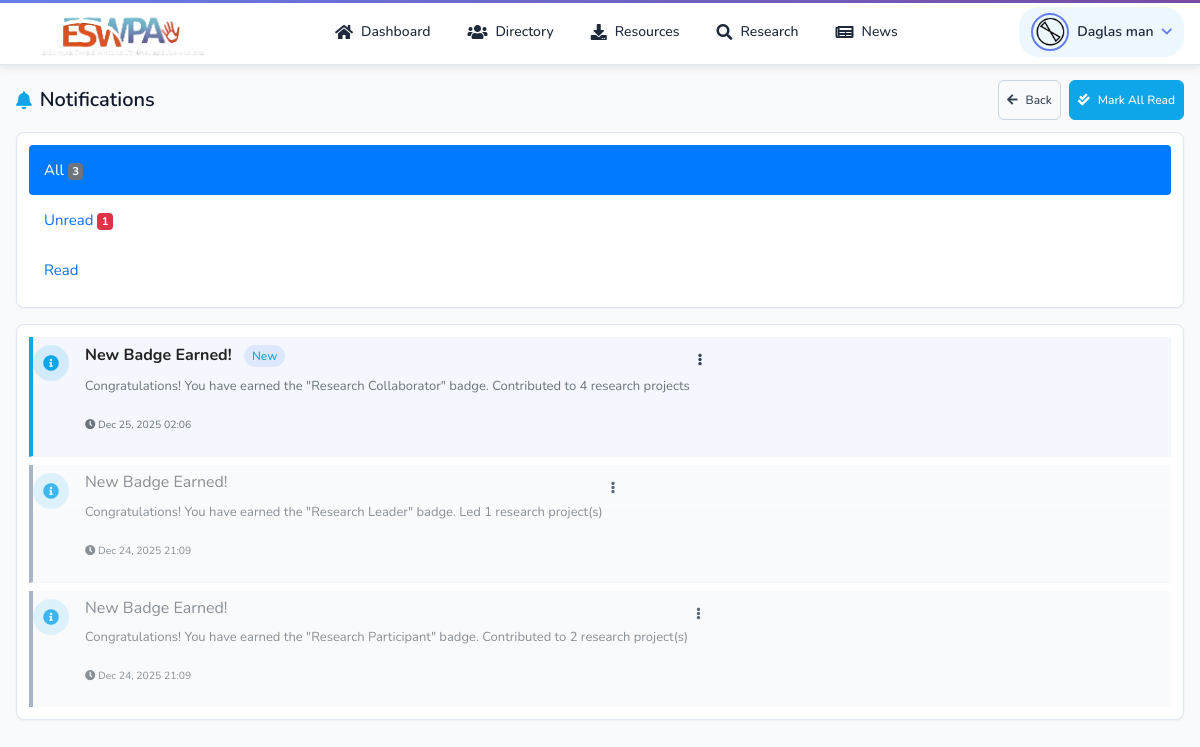
Page /member-notifications.php (signed in) on the committed database.
### tables this page shows
CREATE TABLE IF NOT EXISTS `registrations` (
  `id` int NOT NULL AUTO_INCREMENT,
  `membership_id` varchar(50) DEFAULT NULL,
  `fullname` varchar(255) NOT NULL,
  `sex` enum('Male','Female') NOT NULL,
  `email` varchar(191) NOT NULL,
  `phone` varchar(20) NOT NULL,
  `address` text NOT NULL,
  `qualification` varchar(255) NOT NULL,
  `qualification_pdf` varchar(255) DEFAULT NULL,
  `graduation_date` date DEFAULT NULL,
  `payment_duration` varchar(50) NOT NULL,
  `payment_option` varchar(50) NOT NULL,
  `id_card` tinyint(1) NOT NULL DEFAULT '0',
  `photo` varchar(255) DEFAULT NULL,
  `bank_slip` varchar(255) DEFAULT NULL,
  `approval_status` enum('pending','approved','rejected') NOT NULL DEFAULT 'pending',
  `approved_by` int DEFAULT NULL,
  `approved_at` timestamp NULL DEFAULT NULL,
  `expiry_date` date DEFAULT NULL,
  `status` enum('active','expired','pending') NOT NULL DEFAULT 'pending',
  `id_card_generated` tinyint(1) NOT NULL DEFAULT '0',
  `id_card_generated_at` timestamp NULL DEFAULT NULL,
  `created_at` timestamp NULL DEFAULT CURRENT_TIMESTAMP,
  `package_id` int DEFAULT NULL,
  `package_start_date` date DEFAULT NULL,
  `package_end_date` date DEFAULT NULL,
  `updated_at` timestamp NULL DEFAULT NULL ON UPDATE CURRENT_TIMESTAMP,
  PRIMARY KEY (`id`),
  UNIQUE KEY `email` (`email`),
  UNIQUE KEY `membership_id` (`membership_id`),
  KEY `idx_membership_id` (`membership_id`),
  KEY `idx_approval_status` (`approval_status`),
  KEY `idx_status` (`status`),
  KEY `fk_approved_by` (`approved_by`),
  KEY `idx_package_id` (`package_id`)
);

CREATE TABLE IF NOT EXISTS `notifications` (
  `id` int NOT NULL AUTO_INCREMENT,
  `member_id` int NOT NULL,
  `type` varchar(50) NOT NULL,
  `title` varchar(255) NOT NULL,
  `message` text NOT NULL,
  `is_read` tinyint(1) NOT NULL DEFAULT '0',
  `related_id` int DEFAULT NULL,
  `related_type` varchar(50) DEFAULT NULL,
  `created_at` timestamp NOT NULL DEFAULT CURRENT_TIMESTAMP,
  `read_at` timestamp NULL DEFAULT NULL,
  PRIMARY KEY (`id`),
  KEY `idx_member_id` (`member_id`),
  KEY `idx_is_read` (`is_read`),
  KEY `idx_type` (`type`),
  KEY `idx_created_at` (`created_at`)
);

### include/notifications_handler.php (called while the page is built, shortened)
<?php
function getUnreadNotificationCount($member_id) {
    global $conn;
    $checkTable = "SHOW TABLES LIKE 'notifications'";
    $tableResult = $conn->query($checkTable);
    $query = "SELECT COUNT(*) as count FROM notifications WHERE member_id = ? AND is_read = 0";
    $stmt = $conn->prepare($query);
    $stmt->bind_param("i", $member_id);
    $stmt->execute();
    $result = $stmt->get_result();
    $row = $result->fetch_assoc();
    return $row['count'] ?? 0;
}
?>

### member-notifications.php (the view, shortened to what this page needs)
<?php
include 'include/config.php';
$member_id = $_SESSION['member_id'];
$filter = $_GET['filter'] ?? 'all';
$where = "member_id = ?";
$params = [$member_id];
$types = "i";
$query = "SELECT * FROM notifications WHERE $where ORDER BY created_at DESC";
$stmt = $conn->prepare($query);
$stmt->bind_param($types, ...$params);
$stmt->execute();
$result = $stmt->get_result();
$notifications = $result->fetch_all(MYSQLI_ASSOC);
?>
<!DOCTYPE html>
<html lang="en">
<?php include 'head.php'; ?>
<link href="assets/css/member-panel.css" rel="stylesheet">
<body>
    <?php include 'member-header-v1.2.php'; ?>
    <div class="mp-content-wrapper">
        <div class="mp-container">
            <div class="mp-content">
                <div class="mp-flex-between mp-mb-md">
                    <h2 class="mp-page-title"><i class="fas fa-bell"></i> Notifications</h2>
                    <div class="mp-flex mp-gap-sm">
                        <a href="member-dashboard.php" class="mp-btn mp-btn-outline mp-btn-sm">
                            <i class="fas fa-arrow-left"></i> Back
                                </a>
                                <?php if ($unreadCount > 0): ?>
                            <a href="member-notifications.php?action=mark_all_read" class="mp-btn mp-btn-primary mp-btn-sm">
                                        <i class="fas fa-check-double"></i> Mark All Read
                                    </a>
                                <?php endif; ?>
                    </div>
                </div>
                <div class="mp-card mp-mb-lg">
                    <div class="mp-card-body">
                        <ul class="nav nav-pills" role="tablist">
                            <li class="nav-item">
                                <a class="nav-link <?php echo $filter == 'all' ? 'active' : ''; ?>"
                                   href="member-notifications.php?filter=all">
                                    All
                                    <?php if ($filter == 'all'): ?>
                                        <span class="badge bg-secondary"><?php echo count($notifications); ?></span>
                                    <?php endif; ?>
                                </a>
                            </li>
                            <li class="nav-item">
                                <a class="nav-link <?php echo $filter == 'unread' ? 'active' : ''; ?>"
                                   href="member-notifications.php?filter=unread">
                                    Unread
                                    <?php if ($unreadCount > 0): ?>
                                        <span class="badge bg-danger"><?php echo $unreadCount; ?></span>
                                    <?php endif; ?>
                                </a>
                            </li>
                            <li class="nav-item">
                                <a class="nav-link <?php echo $filter == 'read' ? 'active' : ''; ?>"
                                   href="member-notifications.php?filter=read">
                                    Read
                                </a>
                            </li>
                        </ul>
                    </div>
                </div>
                <div class="mp-card">
                    <div class="mp-card-body">
                        <?php if (!empty($notifications)): ?>
                            <div class="mp-activity-list">
                                <?php foreach ($notifications as $notification): ?>
                                    <div class="mp-activity-item notification-item <?php echo $notification['is_read'] ? 'read' : 'unread'; ?>">
                                        <div class="d-flex align-items-start">
                                            <div class="flex-shrink-0 me-3">
                                                <?php
                                                $iconClass = 'info';
                                                $icon = 'fa-info-circle';
                                                ?>
                                                <div class="notification-icon <?php echo $iconClass; ?>">
                                                    <i class="fas <?php echo $icon; ?>"></i>
                                                </div>
                                            </div>
                                            <div class="flex-grow-1">
                                                <div class="d-flex justify-content-between align-items-start mb-2">
                                                    <div>
                                                        <h6 class="mb-1 <?php echo $notification['is_read'] ? 'text-muted' : 'fw-bold'; ?>">
                                                            <?php echo htmlspecialchars($notification['title']); ?>
                                                            <?php if (!$notification['is_read']): ?>
                                                                <span class="mp-badge mp-badge-primary" style="margin-left: var(--mp-space-sm);">New</span>
                                                            <?php endif; ?>
                                                        </h6>
                                                        <p class="mb-2 text-muted"><?php echo nl2br(htmlspecialchars($notification['message'])); ?></p>
                                                        <small class="text-muted">
                                                            <i class="fas fa-clock"></i> <?php echo date('M d, Y H:i', strtotime($notification['created_at'])); ?>
                                                        </small>
                                                    </div>
                                                    <div class="dropdown">
                                                        <button class="mp-btn mp-btn-sm mp-btn-outline" type="button" data-bs-toggle="dropdown">
                                                            <i class="fas fa-ellipsis-v"></i>
                                                        </button>
                                                    </div>
                                                </div>
                                            </div>
                                        </div>
                                    </div>
                                <?php endforeach; ?>
                            </div>
                        <?php endif; ?>
                    </div>
                </div>
            </div>
        </div>
    </div>
</body>
</html>

### member-header-v1.2.php (shortened to what this page needs)
<?php
include 'include/config.php';
$member_id = $_SESSION['member_id'];
$member_query = "SELECT fullname, membership_id, photo FROM registrations WHERE id = ? LIMIT 1";
$member_stmt = $conn->prepare($member_query);
$member_stmt->bind_param("i", $member_id);
$member_stmt->execute();
$member_result = $member_stmt->get_result();
$member_info = $member_result->fetch_assoc();
$current_page = basename($_SERVER['PHP_SELF']);
?>
<header class="member-header-v1-2 member-header-fixed">
                    <?php
                    require_once 'include/notifications_handler.php';
                    $unreadCount = getUnreadNotificationCount($member_id);
                    ?>
    <nav class="member-navbar-v1-2">
        <div class="member-navbar-container-v1-2">
            <a href="member-dashboard.php" class="member-navbar-logo-v1-2">
                <img src="assets/img/content/logo-light.png" alt="ESWPA" class="member-logo-img-v1-2">
            </a>
            <div class="member-navbar-menu-v1-2 d-none d-md-flex">
                <a href="member-dashboard.php" class="member-navbar-link-v1-2 <?php echo $current_page == 'member-dashboard.php' ? 'active' : ''; ?>">
                    <i class="fas fa-home"></i>
                    <span>Dashboard</span>
                </a>
                <a href="member-directory.php" class="member-navbar-link-v1-2 <?php echo $current_page == 'member-directory.php' ? 'active' : ''; ?>">
                    <i class="fas fa-users"></i>
                    <span>Directory</span>
                </a>
                <a href="resources.php" class="member-navbar-link-v1-2 <?php echo $current_page == 'resources.php' ? 'active' : ''; ?>">
                    <i class="fas fa-download"></i>
                    <span>Resources</span>
                </a>
                <a href="member-research.php" class="member-navbar-link-v1-2 <?php echo in_array($current_page, ['member-research.php', 'member-research-detail.php', 'member-create-research.php', 'member-research-library.php']) ? 'active' : ''; ?>">
                    <i class="fas fa-search"></i>
                    <span>Research</span>
                </a>
                <a href="news.php" class="member-navbar-link-v1-2 <?php echo $current_page == 'news.php' ? 'active' : ''; ?>">
                    <i class="fas fa-newspaper"></i>
                    <span>News</span>
                </a>
            </div>
            <div class="member-navbar-profile-v1-2">
                <div class="member-profile-dropdown-v1-2">
                    <button class="member-profile-btn-v1-2" type="button" id="memberProfileDropdownBtn" onclick="void(0)">
                        <?php if (!empty($member_info['photo'])): ?>
                            <img src="<?php echo htmlspecialchars($member_info['photo']); ?>"
                                 alt="Member Photo"
                                 class="member-profile-avatar-v1-2">
                        <?php else: ?>
                            <div class="member-profile-icon-v1-2">
                                <i class="fas fa-user-circle"></i>
                            </div>
                        <?php endif; ?>
                        <span class="member-profile-name-v1-2 d-none d-lg-inline"><?php echo htmlspecialchars($member_info['fullname']); ?></span>
                        <i class="fas fa-chevron-down member-profile-arrow-v1-2"></i>
                    </button>
                </div>
            </div>
        </div>
    </nav>
</header>

### rows in the picture
registrations: photo (picture), fullname "Daglas man"
notifications: title "New Badge Earned!", is_read "New", message "Congratulations! You have earned the \"Research Collaborator\" badge. Contributed to 4 research projects", created_at "Dec 25, 2025 02:06"
notifications: title "New Badge Earned!", message "Congratulations! You have earned the \"Research Leader\" badge. Led 1 research project(s)", created_at "Dec 24, 2025 21:09"
notifications: title "New Badge Earned!", message "Congratulations! You have earned the \"Research Participant\" badge. Contributed to 2 research project(s)", created_at "Dec 24, 2025 21:09"

### other values in the picture
count($notifications) "3"
$unreadCount "1"
